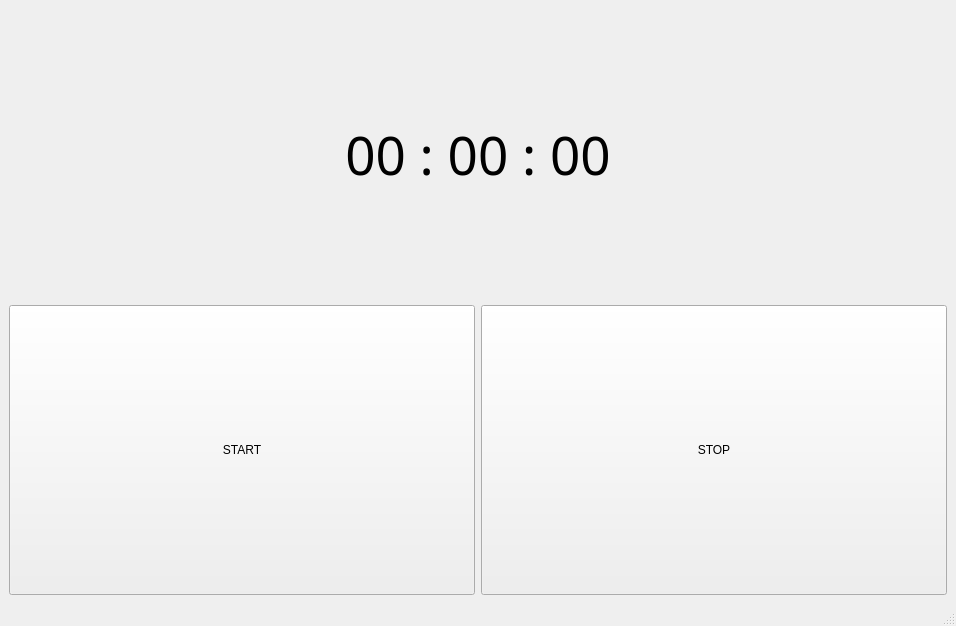
<?xml version="1.0" encoding="UTF-8"?>
<ui version="4.0">
 <class>MainWindow</class>
 <widget class="QMainWindow" name="MainWindow">
  <property name="geometry">
   <rect>
    <x>0</x>
    <y>0</y>
    <width>956</width>
    <height>626</height>
   </rect>
  </property>
  <property name="windowTitle">
   <string>MainWindow</string>
  </property>
  <widget class="QWidget" name="centralwidget">
   <layout class="QGridLayout" name="gridLayout">
    <item row="1" column="0">
     <widget class="QPushButton" name="pushButton">
      <property name="sizePolicy">
       <sizepolicy hsizetype="Preferred" vsizetype="Preferred">
        <horstretch>0</horstretch>
        <verstretch>0</verstretch>
       </sizepolicy>
      </property>
      <property name="text">
       <string>START</string>
      </property>
     </widget>
    </item>
    <item row="1" column="1">
     <widget class="QPushButton" name="pushButton_2">
      <property name="sizePolicy">
       <sizepolicy hsizetype="Preferred" vsizetype="Preferred">
        <horstretch>0</horstretch>
        <verstretch>0</verstretch>
       </sizepolicy>
      </property>
      <property name="text">
       <string>STOP</string>
      </property>
     </widget>
    </item>
    <item row="0" column="0" colspan="2">
     <widget class="QLabel" name="label">
      <property name="font">
       <font>
        <family>Bahnschrift SemiBold</family>
        <pointsize>40</pointsize>
       </font>
      </property>
      <property name="text">
       <string>00 : 00 : 00</string>
      </property>
      <property name="alignment">
       <set>Qt::AlignCenter</set>
      </property>
     </widget>
    </item>
   </layout>
  </widget>
  <widget class="QMenuBar" name="menubar">
   <property name="geometry">
    <rect>
     <x>0</x>
     <y>0</y>
     <width>956</width>
     <height>25</height>
    </rect>
   </property>
  </widget>
  <widget class="QStatusBar" name="statusbar"/>
 </widget>
 <resources/>
 <connections/>
</ui>
